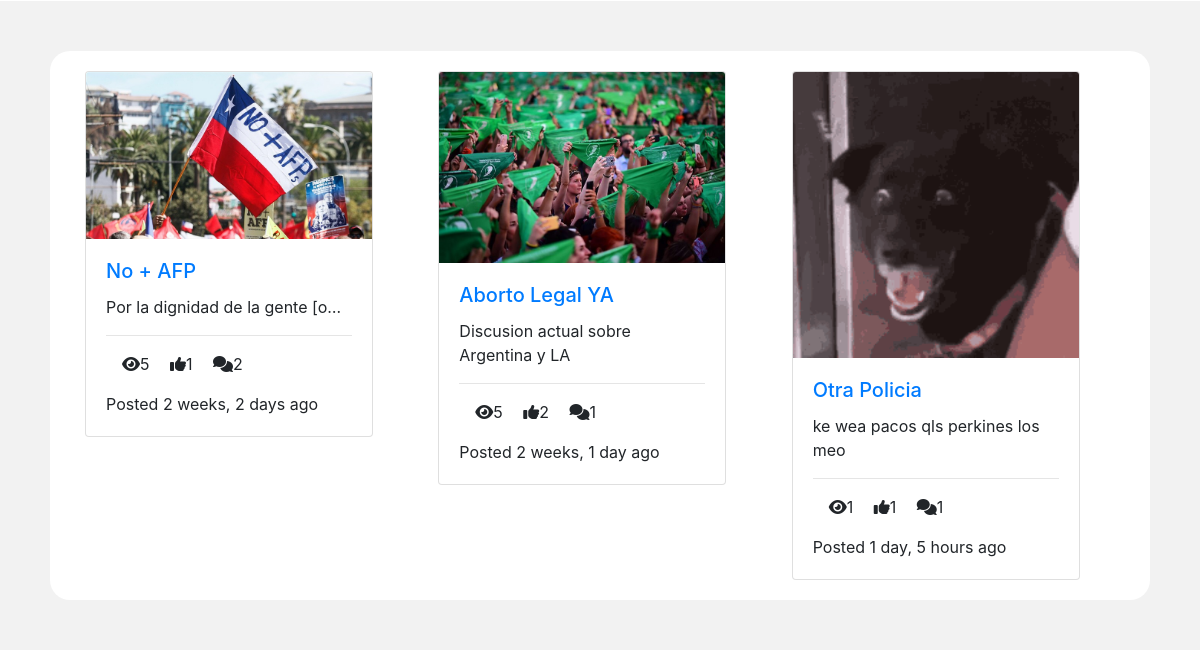
Before: /blog (lower part) with the older database file.
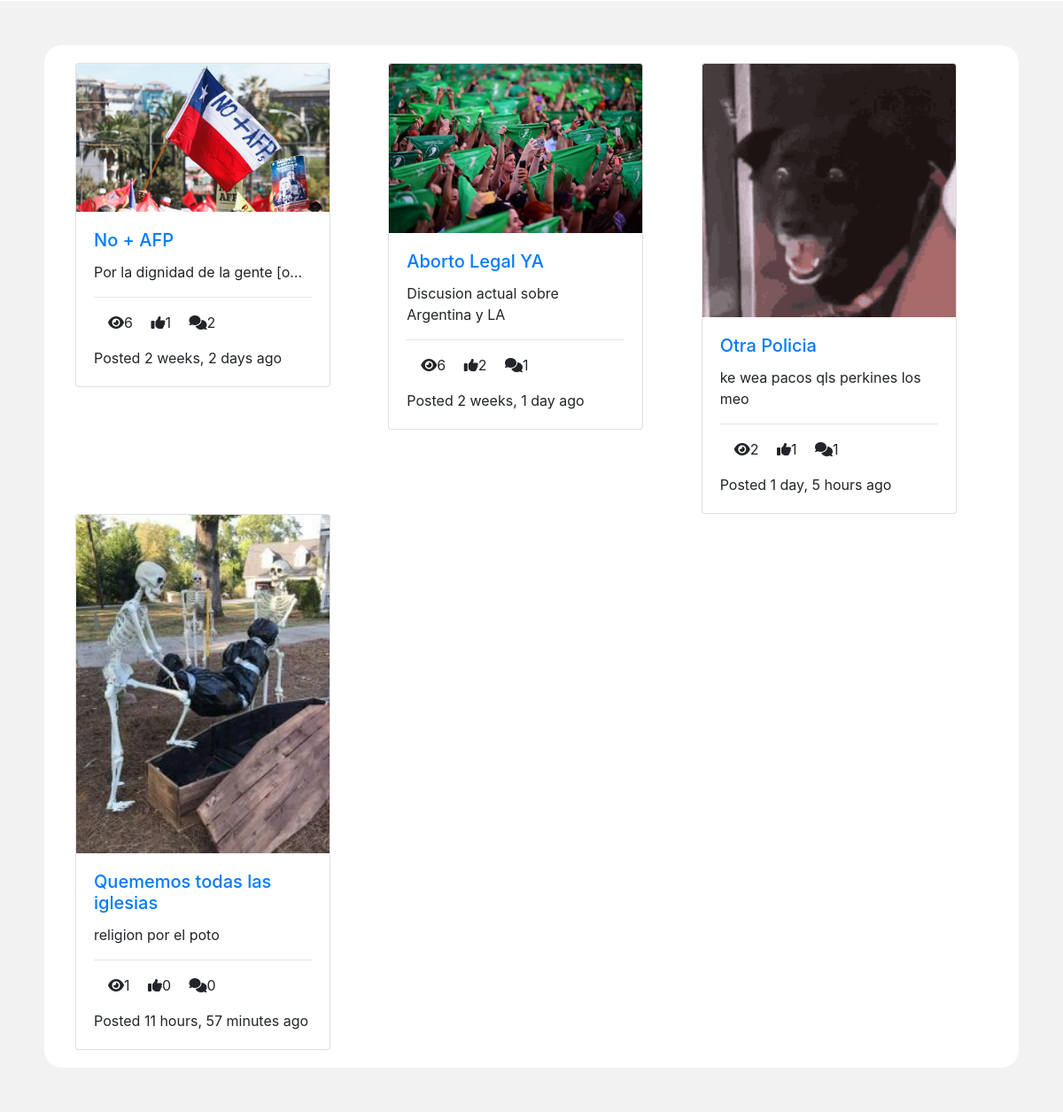
After: the same page with the newer database file.
### posts/models.py (models this page shows, shortened)
class Post(models.Model):
    title = models.CharField(max_length=100)
    content = models.TextField()
    thumbnail = models.ImageField()
    publish_date = models.DateTimeField(auto_now_add=True)
    last_update = models.DateTimeField(auto_now = True)
    author = models.ForeignKey(User, on_delete=models.CASCADE)
    slug = models.SlugField(max_length=200,unique=True)
    def get_absolute_url(self):
        return reverse("detail", kwargs={
            'slug': self.slug
        })
    @property
    def get_comment_count(self):
        return self.comment_set.all().count()
    @property
    def get_view_count(self):
        return self.postview_set.all().count()
    @property
    def get_like_count(self):
        return self.like_set.all().count()

### posts/views.py (the view, shortened to what this page needs)
# urls.py: path('blog', PostListView.as_view(), name='list'),
class PostListView(ListView):
    model = Post
    form_class = CrearCabildo
    def get_context_data(self, **kwargs):
        context = super(PostListView, self).get_context_data(**kwargs)
        context['cabildo_form'] = CrearCabildo()
        conceptos_Valores = get_conceptos_Valores()
        conceptos_Derechos = get_conceptos_Derechos()
        conceptos_Deberes = get_conceptos_Deberes()
        conceptos_Instituciones = get_conceptos_Instituciones()
        json_conceptos_Valores = json.dumps(conceptos_Valores)
        json_conceptos_Derechos =json.dumps(conceptos_Derechos)
        json_conceptos_Deberes = json.dumps(conceptos_Deberes)
        json_conceptos_Instituciones = json.dumps(conceptos_Instituciones)
        context['json_conceptos_Valores'] = json_conceptos_Valores
        context['json_conceptos_Derechos'] = json_conceptos_Derechos
        context['json_conceptos_Deberes'] = json_conceptos_Deberes
        context['json_conceptos_Instituciones'] = json_conceptos_Instituciones
        return context

### cabildos/models.py (called while the page is built)
def get_conceptos_Valores():
    return Valores

def get_conceptos_Derechos():
    return Derechos

def get_conceptos_Deberes():
    return Deberes

def get_conceptos_Instituciones():
    return Instituciones

### templates/posts/post_list.html (shortened to what this page needs)
{% extends 'base.html' %}
{% load static %}
{% block content %}
    <div class='container'>
        <div class = 'row'>
        {% for object in object_list %}
            <div class = 'col-4'>
                <div class="card" style="width: 18rem;">
                    <img src="{{ object.thumbnail.url }}" class="card-img-top" alt="...">
                    <div class="card-body">
                        <a href = '{{ object.get_absolute_url }}'>
                            <h5 class="card-title">{{object.title}}</h5>
                        </a>
                        <p class="card-text">{{ object.content|truncatechars:40 }}</p>
                        <hr/>
                        <p>
                            <span><i class = 'fas fa-eye ml-3'></i>{{ object.get_view_count }}</span>
                            <span><i class = 'fas fa-thumbs-up ml-3'></i>{{ object.get_like_count }}</span>
                            <span><i class = 'fas fa-comments ml-3'></i>{{ object.get_comment_count }}</span>
                        </p>
                        <p class = 'card-text'>
                            Posted {{ object.publish_date|timesince }} ago
                        </p>
                    </div>
                </div>
            </div>
        {% endfor %}
        </div>
    </div>
{% endblock content %}

Changed rows visible on the page:
computed for Post "No + AFP": get_view_count "5" → "6"
computed for Post "Aborto Legal YA": get_view_count "5" → "6"
computed for Post "Otra Policia": get_view_count "1" → "2"
added Post: thumbnail (picture), title "Quememos todas las iglesias", content "religion por el poto", get_view_count "1", get_like_count "0", get_comment_count "0", publish_date "11 hours, 57 minutes"
